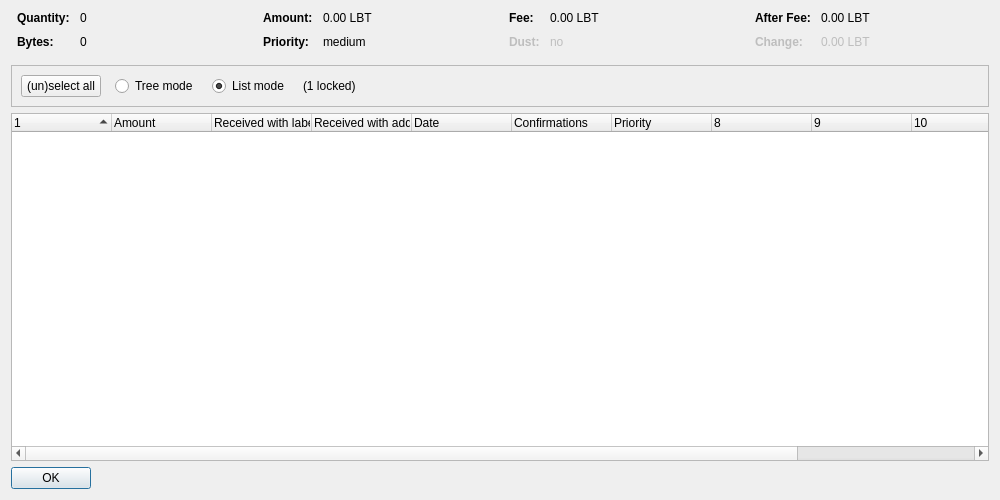
<?xml version="1.0" encoding="UTF-8"?>
<ui version="4.0">
 <class>CoinControlDialog</class>
 <widget class="QDialog" name="CoinControlDialog">
  <property name="geometry">
   <rect>
    <x>0</x>
    <y>0</y>
    <width>1000</width>
    <height>500</height>
   </rect>
  </property>
  <property name="windowTitle">
   <string>Coin Selection</string>
  </property>
  <layout class="QVBoxLayout" name="verticalLayout">
   <item>
    <layout class="QHBoxLayout" name="horizontalLayoutTop" stretch="0,0,0,0">
     <property name="topMargin">
      <number>0</number>
     </property>
     <property name="bottomMargin">
      <number>10</number>
     </property>
     <item>
      <layout class="QFormLayout" name="formLayoutCoinControl1">
       <property name="horizontalSpacing">
        <number>10</number>
       </property>
       <property name="verticalSpacing">
        <number>10</number>
       </property>
       <property name="leftMargin">
        <number>6</number>
       </property>
       <property name="rightMargin">
        <number>6</number>
       </property>
       <item row="0" column="0">
        <widget class="QLabel" name="labelCoinControlQuantityText">
         <property name="font">
          <font>
           <weight>75</weight>
           <bold>true</bold>
          </font>
         </property>
         <property name="text">
          <string>Quantity:</string>
         </property>
        </widget>
       </item>
       <item row="0" column="1">
        <widget class="QLabel" name="labelCoinControlQuantity">
         <property name="cursor">
          <cursorShape>IBeamCursor</cursorShape>
         </property>
         <property name="contextMenuPolicy">
          <enum>Qt::ActionsContextMenu</enum>
         </property>
         <property name="text">
          <string notr="true">0</string>
         </property>
         <property name="textInteractionFlags">
          <set>Qt::LinksAccessibleByMouse|Qt::TextSelectableByKeyboard|Qt::TextSelectableByMouse</set>
         </property>
        </widget>
       </item>
       <item row="1" column="0">
        <widget class="QLabel" name="labelCoinControlBytesText">
         <property name="font">
          <font>
           <weight>75</weight>
           <bold>true</bold>
          </font>
         </property>
         <property name="text">
          <string>Bytes:</string>
         </property>
        </widget>
       </item>
       <item row="1" column="1">
        <widget class="QLabel" name="labelCoinControlBytes">
         <property name="cursor">
          <cursorShape>IBeamCursor</cursorShape>
         </property>
         <property name="contextMenuPolicy">
          <enum>Qt::ActionsContextMenu</enum>
         </property>
         <property name="text">
          <string notr="true">0</string>
         </property>
         <property name="textInteractionFlags">
          <set>Qt::LinksAccessibleByMouse|Qt::TextSelectableByKeyboard|Qt::TextSelectableByMouse</set>
         </property>
        </widget>
       </item>
      </layout>
     </item>
     <item>
      <layout class="QFormLayout" name="formLayoutCoinControl2">
       <property name="horizontalSpacing">
        <number>10</number>
       </property>
       <property name="verticalSpacing">
        <number>10</number>
       </property>
       <property name="leftMargin">
        <number>6</number>
       </property>
       <property name="rightMargin">
        <number>6</number>
       </property>
       <item row="0" column="0">
        <widget class="QLabel" name="labelCoinControlAmountText">
         <property name="font">
          <font>
           <weight>75</weight>
           <bold>true</bold>
          </font>
         </property>
         <property name="text">
          <string>Amount:</string>
         </property>
        </widget>
       </item>
       <item row="0" column="1">
        <widget class="QLabel" name="labelCoinControlAmount">
         <property name="cursor">
          <cursorShape>IBeamCursor</cursorShape>
         </property>
         <property name="contextMenuPolicy">
          <enum>Qt::ActionsContextMenu</enum>
         </property>
         <property name="text">
          <string notr="true">0.00 LBT</string>
         </property>
         <property name="textInteractionFlags">
          <set>Qt::LinksAccessibleByMouse|Qt::TextSelectableByKeyboard|Qt::TextSelectableByMouse</set>
         </property>
        </widget>
       </item>
       <item row="1" column="0">
        <widget class="QLabel" name="labelCoinControlPriorityText">
         <property name="font">
          <font>
           <weight>75</weight>
           <bold>true</bold>
          </font>
         </property>
         <property name="text">
          <string>Priority:</string>
         </property>
        </widget>
       </item>
       <item row="1" column="1">
        <widget class="QLabel" name="labelCoinControlPriority">
         <property name="cursor">
          <cursorShape>IBeamCursor</cursorShape>
         </property>
         <property name="contextMenuPolicy">
          <enum>Qt::ActionsContextMenu</enum>
         </property>
         <property name="text">
          <string notr="true">medium</string>
         </property>
         <property name="textInteractionFlags">
          <set>Qt::LinksAccessibleByMouse|Qt::TextSelectableByKeyboard|Qt::TextSelectableByMouse</set>
         </property>
        </widget>
       </item>
      </layout>
     </item>
     <item>
      <layout class="QFormLayout" name="formLayoutCoinControl3">
       <property name="horizontalSpacing">
        <number>10</number>
       </property>
       <property name="verticalSpacing">
        <number>10</number>
       </property>
       <property name="leftMargin">
        <number>6</number>
       </property>
       <property name="rightMargin">
        <number>6</number>
       </property>
       <item row="0" column="0">
        <widget class="QLabel" name="labelCoinControlFeeText">
         <property name="font">
          <font>
           <weight>75</weight>
           <bold>true</bold>
          </font>
         </property>
         <property name="text">
          <string>Fee:</string>
         </property>
        </widget>
       </item>
       <item row="0" column="1">
        <widget class="QLabel" name="labelCoinControlFee">
         <property name="cursor">
          <cursorShape>IBeamCursor</cursorShape>
         </property>
         <property name="contextMenuPolicy">
          <enum>Qt::ActionsContextMenu</enum>
         </property>
         <property name="text">
          <string notr="true">0.00 LBT</string>
         </property>
         <property name="textInteractionFlags">
          <set>Qt::LinksAccessibleByMouse|Qt::TextSelectableByKeyboard|Qt::TextSelectableByMouse</set>
         </property>
        </widget>
       </item>
       <item row="1" column="0">
        <widget class="QLabel" name="labelCoinControlLowOutputText">
         <property name="enabled">
          <bool>false</bool>
         </property>
         <property name="font">
          <font>
           <weight>75</weight>
           <bold>true</bold>
          </font>
         </property>
         <property name="text">
          <string>Dust:</string>
         </property>
        </widget>
       </item>
       <item row="1" column="1">
        <widget class="QLabel" name="labelCoinControlLowOutput">
         <property name="enabled">
          <bool>false</bool>
         </property>
         <property name="cursor">
          <cursorShape>IBeamCursor</cursorShape>
         </property>
         <property name="contextMenuPolicy">
          <enum>Qt::ActionsContextMenu</enum>
         </property>
         <property name="text">
          <string notr="true">no</string>
         </property>
         <property name="textInteractionFlags">
          <set>Qt::LinksAccessibleByMouse|Qt::TextSelectableByKeyboard|Qt::TextSelectableByMouse</set>
         </property>
        </widget>
       </item>
      </layout>
     </item>
     <item>
      <layout class="QFormLayout" name="formLayoutCoinControl4">
       <property name="horizontalSpacing">
        <number>10</number>
       </property>
       <property name="verticalSpacing">
        <number>10</number>
       </property>
       <property name="leftMargin">
        <number>6</number>
       </property>
       <property name="rightMargin">
        <number>6</number>
       </property>
       <item row="0" column="0">
        <widget class="QLabel" name="labelCoinControlAfterFeeText">
         <property name="font">
          <font>
           <weight>75</weight>
           <bold>true</bold>
          </font>
         </property>
         <property name="text">
          <string>After Fee:</string>
         </property>
        </widget>
       </item>
       <item row="0" column="1">
        <widget class="QLabel" name="labelCoinControlAfterFee">
         <property name="cursor">
          <cursorShape>IBeamCursor</cursorShape>
         </property>
         <property name="contextMenuPolicy">
          <enum>Qt::ActionsContextMenu</enum>
         </property>
         <property name="text">
          <string notr="true">0.00 LBT</string>
         </property>
         <property name="textInteractionFlags">
          <set>Qt::LinksAccessibleByMouse|Qt::TextSelectableByKeyboard|Qt::TextSelectableByMouse</set>
         </property>
        </widget>
       </item>
       <item row="1" column="0">
        <widget class="QLabel" name="labelCoinControlChangeText">
         <property name="enabled">
          <bool>false</bool>
         </property>
         <property name="font">
          <font>
           <weight>75</weight>
           <bold>true</bold>
          </font>
         </property>
         <property name="text">
          <string>Change:</string>
         </property>
        </widget>
       </item>
       <item row="1" column="1">
        <widget class="QLabel" name="labelCoinControlChange">
         <property name="enabled">
          <bool>false</bool>
         </property>
         <property name="cursor">
          <cursorShape>IBeamCursor</cursorShape>
         </property>
         <property name="contextMenuPolicy">
          <enum>Qt::ActionsContextMenu</enum>
         </property>
         <property name="text">
          <string notr="true">0.00 LBT</string>
         </property>
         <property name="textInteractionFlags">
          <set>Qt::LinksAccessibleByMouse|Qt::TextSelectableByKeyboard|Qt::TextSelectableByMouse</set>
         </property>
        </widget>
       </item>
      </layout>
     </item>
    </layout>
   </item>
   <item>
    <widget class="QFrame" name="frame">
     <property name="minimumSize">
      <size>
       <width>0</width>
       <height>40</height>
      </size>
     </property>
     <property name="frameShape">
      <enum>QFrame::StyledPanel</enum>
     </property>
     <property name="frameShadow">
      <enum>QFrame::Sunken</enum>
     </property>
     <layout class="QHBoxLayout" name="horizontalLayout">
      <item>
       <layout class="QHBoxLayout" name="horizontalLayoutPanel" stretch="0,0,0,0,0">
        <property name="spacing">
         <number>14</number>
        </property>
        <item>
         <widget class="QPushButton" name="pushButtonSelectAll">
          <property name="sizePolicy">
           <sizepolicy hsizetype="Maximum" vsizetype="Fixed">
            <horstretch>0</horstretch>
            <verstretch>0</verstretch>
           </sizepolicy>
          </property>
          <property name="text">
           <string>(un)select all</string>
          </property>
          <property name="autoDefault">
           <bool>false</bool>
          </property>
         </widget>
        </item>
        <item>
         <widget class="QRadioButton" name="radioTreeMode">
          <property name="sizePolicy">
           <sizepolicy hsizetype="Maximum" vsizetype="Fixed">
            <horstretch>0</horstretch>
            <verstretch>0</verstretch>
           </sizepolicy>
          </property>
          <property name="text">
           <string>Tree mode</string>
          </property>
         </widget>
        </item>
        <item>
         <widget class="QRadioButton" name="radioListMode">
          <property name="sizePolicy">
           <sizepolicy hsizetype="Maximum" vsizetype="Fixed">
            <horstretch>0</horstretch>
            <verstretch>0</verstretch>
           </sizepolicy>
          </property>
          <property name="text">
           <string>List mode</string>
          </property>
          <property name="checked">
           <bool>true</bool>
          </property>
         </widget>
        </item>
        <item>
         <widget class="QLabel" name="labelLocked">
          <property name="text">
           <string notr="true">(1 locked)</string>
          </property>
         </widget>
        </item>
        <item>
         <spacer name="horizontalSpacer">
          <property name="orientation">
           <enum>Qt::Horizontal</enum>
          </property>
          <property name="sizeHint" stdset="0">
           <size>
            <width>40</width>
            <height>20</height>
           </size>
          </property>
         </spacer>
        </item>
       </layout>
      </item>
     </layout>
    </widget>
   </item>
   <item>
    <widget class="CoinControlTreeWidget" name="treeWidget">
     <property name="contextMenuPolicy">
      <enum>Qt::CustomContextMenu</enum>
     </property>
     <property name="sortingEnabled">
      <bool>false</bool>
     </property>
     <property name="columnCount">
      <number>12</number>
     </property>
     <attribute name="headerShowSortIndicator" stdset="0">
      <bool>true</bool>
     </attribute>
     <attribute name="headerStretchLastSection">
      <bool>false</bool>
     </attribute>
     <column>
      <property name="text">
       <string/>
      </property>
     </column>
     <column>
      <property name="text">
       <string>Amount</string>
      </property>
     </column>
     <column>
      <property name="text">
       <string>Received with label</string>
      </property>
     </column>
     <column>
      <property name="text">
       <string>Received with address</string>
      </property>
     </column>
     <column>
      <property name="text">
       <string>Date</string>
      </property>
     </column>
     <column>
      <property name="text">
       <string>Confirmations</string>
      </property>
      <property name="toolTip">
       <string>Confirmed</string>
      </property>
     </column>
     <column>
      <property name="text">
       <string>Priority</string>
      </property>
     </column>
     <column>
      <property name="text">
       <string/>
      </property>
     </column>
     <column>
      <property name="text">
       <string/>
      </property>
     </column>
     <column>
      <property name="text">
       <string/>
      </property>
     </column>
     <column>
      <property name="text">
       <string/>
      </property>
     </column>
     <column>
      <property name="text">
       <string/>
      </property>
     </column>
    </widget>
   </item>
   <item>
    <widget class="QDialogButtonBox" name="buttonBox">
     <property name="sizePolicy">
      <sizepolicy hsizetype="Maximum" vsizetype="Fixed">
       <horstretch>0</horstretch>
       <verstretch>0</verstretch>
      </sizepolicy>
     </property>
     <property name="orientation">
      <enum>Qt::Horizontal</enum>
     </property>
     <property name="standardButtons">
      <set>QDialogButtonBox::Ok</set>
     </property>
    </widget>
   </item>
  </layout>
 </widget>
 <customwidgets>
  <customwidget>
   <class>CoinControlTreeWidget</class>
   <extends>QTreeWidget</extends>
   <header>coincontroltreewidget.h</header>
  </customwidget>
 </customwidgets>
 <resources/>
 <connections/>
</ui>
